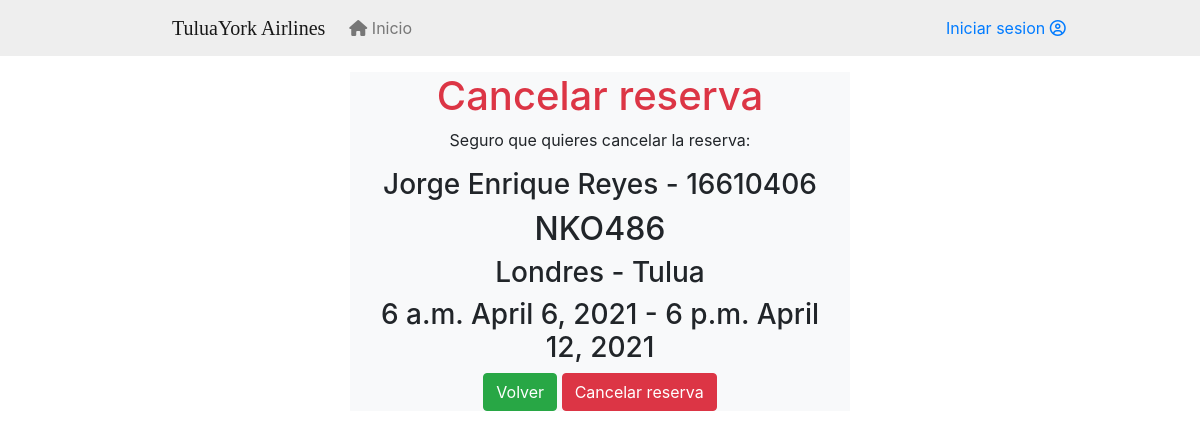
Page /flights/cancelreserve/2 on the committed database.
### flights/models.py (models this page shows, shortened)
class reserva(models.Model):
    usuario = models.ForeignKey(settings.AUTH_USER_MODEL, on_delete=models.CASCADE)
    vuelo = models.ForeignKey(vuelo, on_delete=models.CASCADE)
    estado = models.BooleanField(default=True)
    nombre = models.CharField(max_length=20)
    cc = models.CharField(max_length=12)

class vuelo(models.Model):
    nombre = models.CharField(max_length=20)
    origen = models.ForeignKey(ciudad, related_name='origen', on_delete=models.CASCADE)
    destino = models.ForeignKey(ciudad, related_name='destino', on_delete=models.CASCADE)
    fecha_salida = models.DateField()
    hora_salida = models.TimeField()
    fecha_llegada = models.DateField()
    hora_llegada = models.TimeField()
    costo = models.IntegerField()
    estado = models.BooleanField(default=True)
    capacidad = models.IntegerField()

class ciudad(models.Model):
    nombre = models.CharField(max_length=20)
    pais = models.CharField(max_length=20)
    visa = models.BooleanField()

### flights/views.py (the view, shortened to what this page needs)
# urls.py: path('cancelreserve/<int:reserva_id>', cancelreserve, name='cancelreserve'),
def cancelreserve(request, reserva_id):
    titulo = "Cancelar reserva"
    mensaje = ""
    Reserva = reserva.objects.get(id=reserva_id)
    Vuelo = vuelo.objects.get(id=Reserva.vuelo.id)
    context = {"titulo": titulo, "mensaje": mensaje, "reserva": Reserva}
    return render(request, "cancel_reserva.html", context)

### flights/templates/cancel_reserva.html (shortened to what this page needs)
{% extends "base.html" %}
{% block content %}
<form action="" method="POST">
    <div class="row">
        <div class="col-6 bg-light offset-3 text-center">
            <h1 class="text-danger">{{titulo}}</h1>
            <p>Seguro que quieres cancelar la reserva:</p>
            <h3>{{reserva.nombre}} - {{reserva.cc}}</h3>
            <h2>{{reserva.vuelo.nombre}}</h2>
            <h3>{{reserva.vuelo.origen.nombre}} - {{reserva.vuelo.destino.nombre}}</h3>
            <h3>{{reserva.vuelo.hora_salida}} {{reserva.vuelo.fecha_salida}} - {{reserva.vuelo.hora_llegada}} {{reserva.vuelo.fecha_llegada}}</h3>
            <a class="btn btn-success" href="/flights/greservas/{{ user.id }}">Volver</a>
            <input name="Cancelar" type="submit" class="btn btn-danger" value="Cancelar reserva">
        </div>
    </div>
</form>
{% endblock content %}

### rows in the picture
reserva: nombre "Jorge Enrique Reyes", cc "16610406", vuelo.nombre "NKO486", vuelo.origen.nombre "Londres", vuelo.destino.nombre "Tulua", vuelo.hora_salida "6 a.m.", vuelo.fecha_salida "April 6, 2021", vuelo.hora_llegada "6 p.m.", vuelo.fecha_llegada "April 12, 2021"

### other values in the picture
{{ titulo }} "Cancelar reserva"
